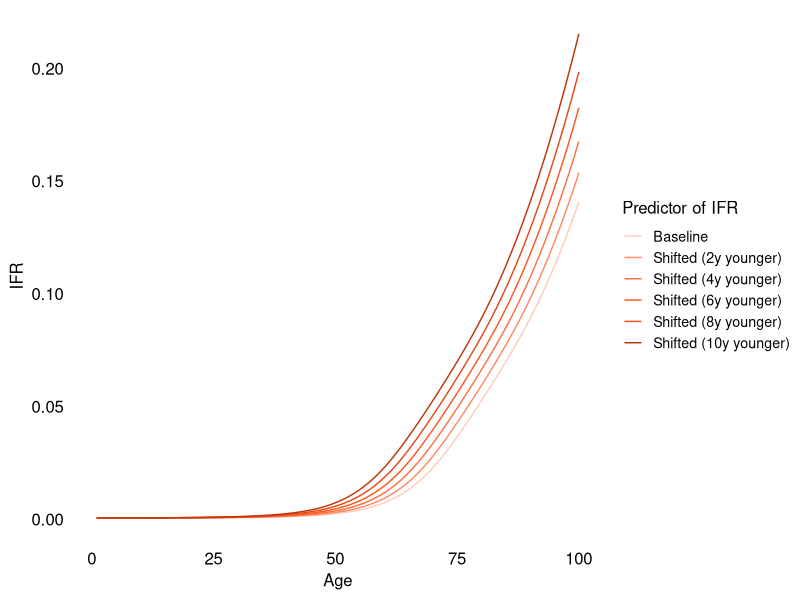
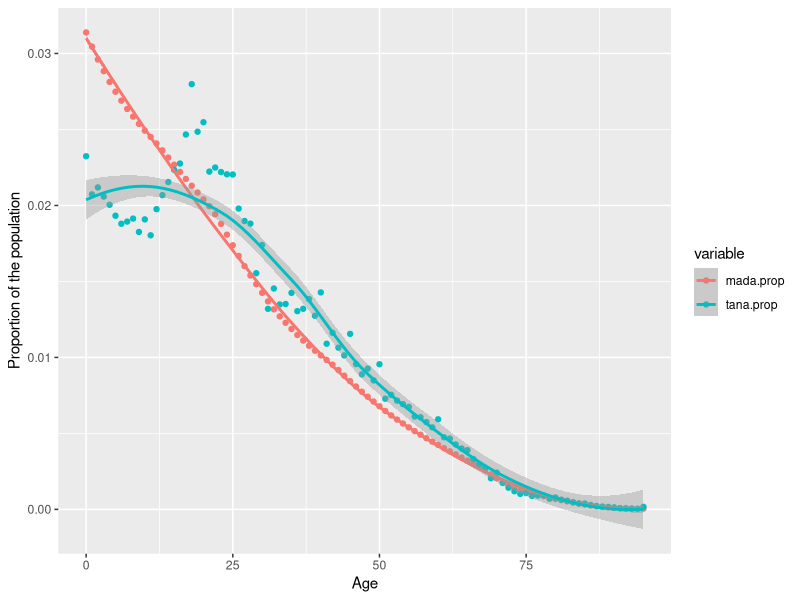
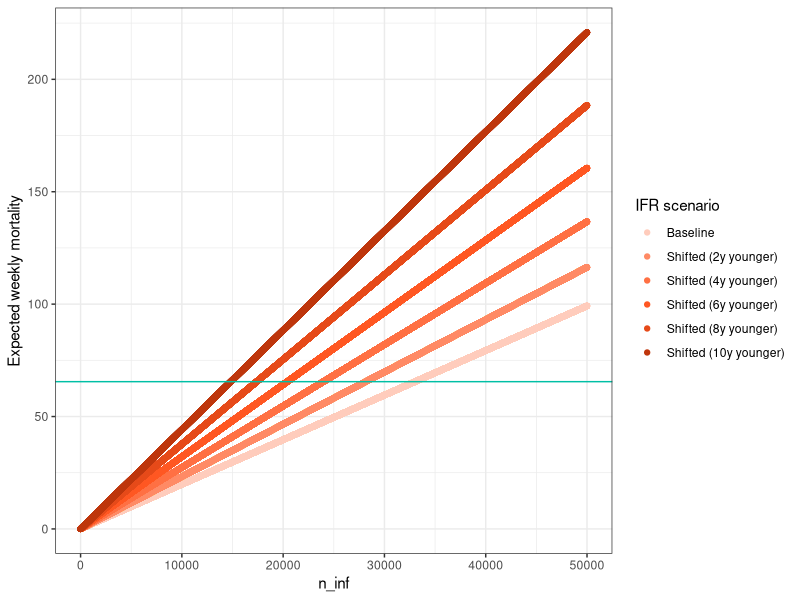

The R source for these figures, in order:
## ---- chunk 1
knitr::opts_chunk$set(echo = FALSE, eval = FALSE)
## ---- chunk 2
library(tidyverse)
library(kableExtra)   #For printing tables in R markdown
library(knitr)        #For printing tables in R markdown
library(reshape2)     #Melting data frames as needed
library(ggrepel)      #Plotting country names neatly
library(cowplot)      #ggplot add on for better plots
library(patchwork)    #Combining ggplots neatly
library(mgcv)         #GAMs
library(here)         #Finding files easily
## ---- chunk 3
#1
ifr_ests <- read_csv(here("ifrs_from_lit.csv"))
#2
un_ages <- read_csv(here("un_ages.csv"))
#3
df.tana <- read_csv(here("TNR_age.csv"))
## ---- chunk 4
# Fit age to IFR estimates ------------------------------------------------
ifr_ests$predictor <- (ifr_ests$age_lower + ifr_ests$age_upper)/2
ifr_ests$ifr_prop_est <- ifr_ests$ifr_perc_est/100

ifr_fit_age <- gam(ifr_prop_est ~ s(predictor), family = betar(link="logit"), 
               data = ifr_ests, method = "REML")

ages <- seq(0, 100, by = 1)

ifr_preds_age <- predict(ifr_fit_age,  data.frame(predictor = ages), 
                     type = "response", se.fit = TRUE)
ifrs_to_plot_age <- data.frame(ages = ages,
                               est = ifr_preds_age$fit, 
                               upper = ifr_preds_age$fit + 2*ifr_preds_age$se.fit, 
                               lower = ifr_preds_age$fit - 2*ifr_preds_age$se.fit)
## ---- chunk 5
predict_ifr <- function(predictor, gam = ifr_fit_age) {
  predict(gam, newdata = data.frame(predictor = predictor), type = "response")
}
## ---- chunk 6
#Creating a ifr by age table for plotting
age_ifrs <- data.frame(age = seq(1, 100, by = 1))
age_ifrs %>%
  mutate(ifr_by_age_plus00y = predict_ifr(predictor = age + 0,      gam = ifr_fit_age), 
         ifr_by_age_plus02y = predict_ifr(predictor = age + 2,  gam = ifr_fit_age),
         ifr_by_age_plus04y = predict_ifr(predictor = age + 4,  gam = ifr_fit_age),
         ifr_by_age_plus06y = predict_ifr(predictor = age + 6,  gam = ifr_fit_age),
         ifr_by_age_plus08y = predict_ifr(predictor = age + 8,  gam = ifr_fit_age),
         ifr_by_age_plus10y = predict_ifr(predictor = age + 10, gam = ifr_fit_age)) %>%
  pivot_longer(starts_with("ifr"), names_to = "ifr_type", values_to = "ifr_est") %>%
  mutate(ifr_type = factor(ifr_type, levels = c("ifr_by_age_plus00y", 
                                                "ifr_by_age_plus02y", 
                                                "ifr_by_age_plus04y", 
                                                "ifr_by_age_plus06y", 
                                                "ifr_by_age_plus08y", 
                                                "ifr_by_age_plus10y"))) -> ages_to_plot

#Setting colors
ifr_cols <- c("ifr_by_age_plus00y" = "#ffccbc", 
              "ifr_by_age_plus02y" = "#ff8a65", 
              "ifr_by_age_plus04y" = "#ff7043", 
              "ifr_by_age_plus06y" = "#ff5722", 
              "ifr_by_age_plus08y" = "#e64a19", 
              "ifr_by_age_plus10y" = "#bf360c")
ifr_labs <- c("Baseline", 
              "Shifted (2y younger)", 
              "Shifted (4y younger)", 
              "Shifted (6y younger)", 
              "Shifted (8y younger)", 
              "Shifted (10y younger)")
names(ifr_labs) <- names(ifr_cols)

#Plotting
ggplot(data = ages_to_plot, aes(x = age, y = ifr_est, group = ifr_type)) +
  geom_line(aes(color = ifr_type)) + 
  scale_color_manual(values = ifr_cols, labels = ifr_labs,
                     name = "Predictor of IFR") +
  theme_minimal_hgrid(color = "white") +
  labs(x = "Age", y = "IFR") +
  theme(legend.position = "right",
        text = element_text(size = 12))
## ---- chunk 7
mada.ages <- un_ages %>% filter(country == "Madagascar") %>% select(age, pop) %>% mutate(prop = pop/(sum(pop)))
## ---- chunk 8
tana.ages <- df.tana %>% mutate(age = Age) %>% select(age, pop) %>% mutate(prop = pop/(sum(pop)))
## ---- chunk 9
full_join(mada.ages %>% 
            #Accounting for Tana data binning over 95s
            mutate(prop = if_else(age == 95, sum(mada.ages$prop[ages >= 95]), prop)) %>% filter(age <= 95),
            tana.ages,
            by = "age") %>%
  rename(mada.prop = prop.x) %>% rename(tana.prop = prop.y) %>% select(age, mada.prop, tana.prop) %>%
  melt(id = c("age")) %>%
  ggplot(aes(x = age, y = value, color = variable)) +
    geom_point() +
    geom_smooth() +
    ylab("Proportion of the population") + xlab("Age")
    theme_bw()
## ---- chunk 10
f.estimate_deaths <- function(n_infs = 10000, age_str_data = tana.ages, ifr_shift = 0){
  
  #pop_i the number of infected individuals of each age group
  df.pop <- age_str_data %>% mutate(pop_i = prop*n_infs)
  #Calculating the number of deaths expected per age for the specified IFR scenario
  expected_deaths <- df.pop %>%
    mutate(ifr_by_ageplusx = predict_ifr(predictor = age + ifr_shift, gam = ifr_fit_age)) %>%
    pivot_longer(starts_with("ifr"), names_to = "ifr_type", values_to = "ifr_est") %>%
    mutate(deaths = ifr_est*pop_i)
  #Summing the number of total number of deaths
  total_deaths <- sum(expected_deaths$deaths)
  
  return(total_deaths)
}

f.estimate_deaths(n_infs = 0, age_str_data = tana.ages, ifr_shift = 0)
f.estimate_deaths(n_infs = 1, age_str_data = tana.ages, ifr_shift = 0)
f.estimate_deaths(n_infs = 2, age_str_data = tana.ages, ifr_shift = 0)

f.estimate_deaths(n_infs = 0, age_str_data = tana.ages, ifr_shift = 10)
f.estimate_deaths(n_infs = 1, age_str_data = tana.ages, ifr_shift = 10)
f.estimate_deaths(n_infs = 2, age_str_data = tana.ages, ifr_shift = 10)




#For the first plot:
# Calculating the expected number of deaths for a given number of infections
#   Because the increase is linear, can simply calculate the expected number of deaths for 1 infection 
#     then multiply by the number of infections: Deaths = P(death|inf) * n_infs

data.frame(n_inf = 1:50000) %>% 
  mutate(m.ifr_plus00y = n_inf*f.estimate_deaths(n_infs = 1, age_str_data = tana.ages, ifr_shift = 0),
         m.ifr_plus02y = n_inf*f.estimate_deaths(n_infs = 1, age_str_data = tana.ages, ifr_shift = 2),
         m.ifr_plus04y = n_inf*f.estimate_deaths(n_infs = 1, age_str_data = tana.ages, ifr_shift = 4),
         m.ifr_plus06y = n_inf*f.estimate_deaths(n_infs = 1, age_str_data = tana.ages, ifr_shift = 6),
         m.ifr_plus08y = n_inf*f.estimate_deaths(n_infs = 1, age_str_data = tana.ages, ifr_shift = 8),
         m.ifr_plus10y = n_inf*f.estimate_deaths(n_infs = 1, age_str_data = tana.ages, ifr_shift = 10)) %>%
  melt(id = "n_inf") %>%
  ggplot(aes(x = n_inf, y = value, color = variable)) +
    geom_point() +
    scale_color_manual(values = c("#ffccbc", "#ff8a65", "#ff7043", "#ff5722", "#e64a19", "#bf360c"),
                       name = "IFR scenario",
                       labels = c("Baseline", "Shifted (2y younger)", "Shifted (4y younger)", 
                                  "Shifted (6y younger)", "Shifted (8y younger)", "Shifted (10y younger)")) +
    geom_hline(yintercept = 65.5, color = "#00bfa5") +
    ylab("Expected weekly mortality") +
    theme_bw()

data.frame(n_inf = 1:50000) %>% 
  mutate(m.ifr_plus00y = n_inf*f.estimate_deaths(n_infs = 1, age_str_data = tana.ages, ifr_shift = 0),
         m.ifr_plus02y = n_inf*f.estimate_deaths(n_infs = 1, age_str_data = tana.ages, ifr_shift = 2),
         m.ifr_plus04y = n_inf*f.estimate_deaths(n_infs = 1, age_str_data = tana.ages, ifr_shift = 4),
         m.ifr_plus06y = n_inf*f.estimate_deaths(n_infs = 1, age_str_data = tana.ages, ifr_shift = 6),
         m.ifr_plus08y = n_inf*f.estimate_deaths(n_infs = 1, age_str_data = tana.ages, ifr_shift = 8),
         m.ifr_plus10y = n_inf*f.estimate_deaths(n_infs = 1, age_str_data = tana.ages, ifr_shift = 10)) %>%
  melt(id = "n_inf") %>%
  filter(value > 65.5) %>% group_by(variable) %>%
  summarize(D.n_inf = min(n_inf), .groups = "drop")
